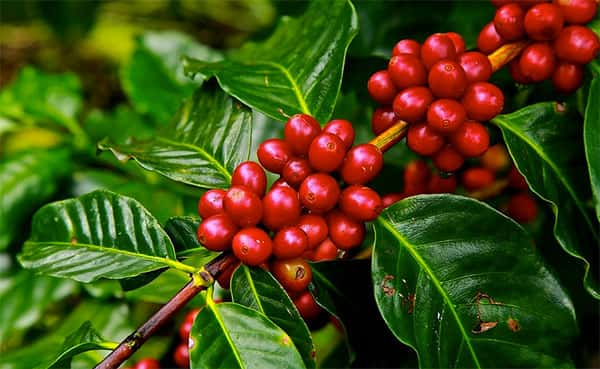
#> input picture imgs/original/cafe.jpg, 600 x 369 px
$ python colorChange.py
#> lines starting #> are read from the running program, lines starting #| are printed output that depends on the picture
from PIL import Image

img = Image.open(r"imgs/original/cafe.jpg").convert('RGB')
#> img is the input picture: PIL image 600x369 RGB; mean R, G, B 71.8, 74.4, 20.2
img_reference = Image.open(r"imgs/original/cafe_base.png").convert('RGB')
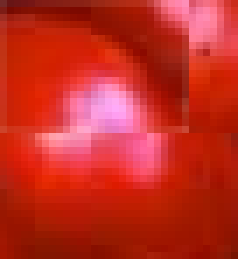
#> input picture imgs/original/cafe_base.png, 34 x 37 px (shown 7 times larger)

pixels = img.load()

for i in range(img.size[0]):
    for j in range(img.size[1]):
        if pixels[i, j] >= (87, 1, 0) and pixels[i, j] <= (255, 171, 248):
            img.putpixel((i, j), (0, 100, 255))
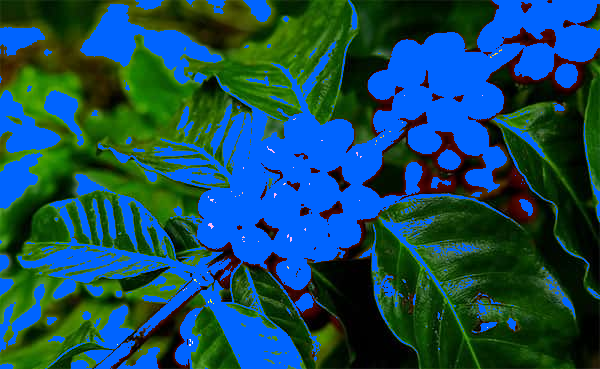
#> img: PIL image 600x369 RGB; mean R, G, B 20.9, 75.8, 90.8

img.show()
